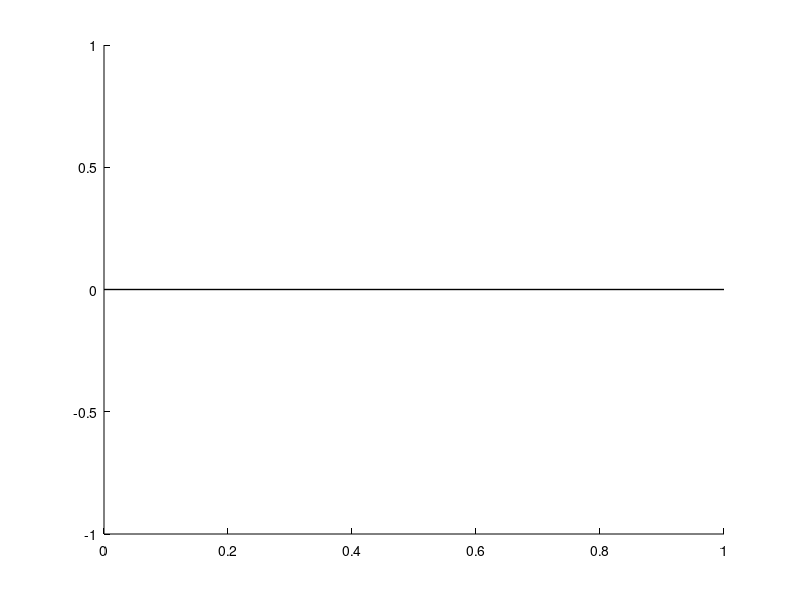

This figure's MATLAB source: (Note: this script raises an error after producing the figure.)
clc; clear;
close all;


%% Set default figure properties to light mode
close all;
set(0, 'DefaultFigureColor', 'w');     % Default figure background color (white)
set(0, 'DefaultAxesColor', 'w');   % Transparent axes background
set(0, 'DefaultAxesXColor', 'k');     % Default black X-axis
set(0, 'DefaultAxesYColor', 'k');     % Default black Y-axis
set(0, 'DefaultAxesGridColor', [0.15, 0.15, 0.15]); % Default grid line color
set(0, 'DefaultTextColor', 'k');      % Default text color (black)
set(0, 'DefaultFigurePosition',  [80, 50, 750, 450]);
fontsize_general = 20;
colors = ["#00a5cf", "#d1495b", "#3c1642", "#198754", "#1e5d8a", "#f6976d"];

%% ------------------ GEOMETRY --------------------------------

ishii_geometry = load("ishii_geometry.dat");
ishii_x = ishii_geometry(:, 1);
ishii_y = ishii_geometry(:, 2);

break_idx = round(length(ishii_geometry(:, 1)) /2);

ishii_upper = ishii_geometry(1:break_idx, :);
ishii_lower =  flip(ishii_geometry(break_idx: end, :), 1);
ishii_camber = [ishii_upper(:, 1) mean([ishii_lower(:, 2) ishii_upper(:, 2)], 2)];


ubd_geometry = load("UBD5494_Geometry.dat");
ubd_x = ubd_geometry(:, 1);
ubd_y = ubd_geometry(:, 2);

break_idx = round(length(ubd_geometry(:, 1)) /2);

ubd_upper = ubd_geometry(1:break_idx, :);
ubd_lower =  flip(ubd_geometry(break_idx: end, :), 1);
ubd_camber = [ubd_upper(:, 1) mean([ubd_lower(:, 2) ubd_upper(:, 2)], 2)];


%%
clc;
figure(1), clf;
hold on
xlim([0, 1])
plot(xlim, [0,0], 'LineWidth', 1, 'HandleVisibility', 'off', 'Color', 'k');

plot(ubd_x, ubd_y, 'Color', colors(2), 'LineStyle','-', 'LineWidth',2, 'DisplayName', 'UBD-5459');
plot(ishii_x, ishii_y, 'Color', colors(1), 'LineStyle','-', 'LineWidth',2, 'DisplayName', 'Ishii');


plot(ubd_camber(:, 1), ubd_camber(:, 2), 'LineStyle','--', 'LineWidth',1.5, 'Color',colors(2), 'DisplayName','Camber line UBD-5459')
plot(ishii_camber(:, 1), ishii_camber(:, 2), 'LineStyle','--', 'LineWidth',1.5, 'Color',colors(1), 'DisplayName','Camber line Ishii')

plot(ubd_x, ubd_y, 'Color', colors(2), 'LineStyle','-', 'LineWidth',2, HandleVisibility='off');
plot(ishii_x, ishii_y, 'Color', colors(1), 'LineStyle','-', 'LineWidth',2, 'HandleVisibility', 'off');


axis equal;
grid on;
legend('Location','southeast', 'Color', 'w', 'EdgeColor', [0.1, 0.1, 0.1], 'TextColor','k', 'Interpreter','latex')
set(gca, 'Color', 'white', 'Xcolor', 'k', 'YColor', 'k', 'FontSize', fontsize_general,'GridColor', [0.05, 0.05, 0.05], 'XMinorGrid', 'off', 'YMinorGrid', 'off');


xlabel('$x/c$', 'Interpreter','latex', 'FontSize', 22);
ylabel('$y/c$', 'Interpreter','latex', 'FontSize', 22);

%ylim([-0.25, 0.25])
set(gcf, 'Color', 'w')


%% ------------------------ ISHII vs UBD --------------------------
%% Data loading
data_ishii_free = load('ishii_data_free_transition.txt');
data_ubd = load('UBD5494_Data_Clean.txt');

figure (2), clf;
hold on
ylim([-0.5, 1.5]);
xlim([-2, 10]);
plot(xlim, [0,0], 'LineWidth', 1, 'HandleVisibility', 'off', 'Color', 'k');
plot([0, 0], ylim, 'k', 'LineWidth', 1, 'HandleVisibility', 'off');


plot(data_ishii_free(:,1), data_ishii_free(:,2), 'LineWidth', 2, ...
        'DisplayName', ["Ishii"], ...
        'Color', colors(1), 'Marker','o');

plot(data_ubd(:,1), data_ubd(:,2), 'LineWidth', 2, ...
        'DisplayName', ["UBD-5459"], ...
        'Color', colors(2), 'Marker','o');


legend('Location', 'southeast', 'Interpreter', 'latex');
set(gca, 'Color', 'white', 'FontSize', fontsize_general ,'Xcolor', 'k', 'YColor', 'k', ...
    'GridColor', [0.1, 0.1, 0.1], 'XMinorGrid', 'off', 'YMinorGrid', 'off');

xlabel('AoA [deg]', 'Interpreter', 'latex', 'FontSize', 22);
ylabel('$C_l$ [-]', 'Interpreter', 'latex', 'FontSize', 22);

grid on;
hold off
%%
figure (3), clf;
hold on;
xlim([0, 0.2]);
plot(xlim, [0,0], 'LineWidth', 1, 'HandleVisibility', 'off', 'Color', 'k');

plot(data_ishii_free(:,3), data_ishii_free(:,2), 'LineWidth', 2, ...
        'DisplayName', ["Ishii"], ...
        'Color', colors(1), 'Marker','o');

plot(data_ubd(:,3), data_ubd(:,2), 'LineWidth', 2, ...
        'DisplayName', ["UBD-5459"], ...
        'Color', colors(2), 'Marker','o');

legend('Location', 'southeast', 'Interpreter', 'latex', 'FontSize', 20);
set(gca, 'Color', 'white', 'FontSize', fontsize_general ,'Xcolor', 'k', 'YColor', 'k', ...
    'GridColor', [0.1, 0.1, 0.1], 'XMinorGrid', 'off', 'YMinorGrid', 'off');

xlabel('$C_d$ [-]', 'Interpreter', 'latex', 'FontSize', 22);
ylabel('$C_l$ [-]', 'Interpreter', 'latex', 'FontSize', 22);
grid on;
hold off


%% --------------------------Xtr comparison ----------------------
%% Data loading
data_ishii_free = load('ishii_data_free_transition.txt');
data_ishii_0_1 = load('ishii_data_0.1_transition.txt');
data_ishii_0_5 = load('ishii_data_0.5_transition.txt');

figure (4), clf;
hold on
ylim([-0.2, 1.2]);
yticks(-0.2:0.2:1.2)
xlim([-2, 10]);
plot(xlim, [0,0], 'LineWidth', 1, 'HandleVisibility', 'off', 'Color', 'k');
plot([0, 0], ylim, 'k', 'LineWidth', 1, 'HandleVisibility', 'off');


plot(data_ishii_free(:,1), data_ishii_free(:,2), 'LineWidth', 2, ...
        'DisplayName', ["No turbulator"], ...
        'Color', colors(1), 'Marker','o');
hold on
plot(data_ishii_0_1(:,1), data_ishii_0_1(:,2), 'LineWidth', 2, ...
        'DisplayName', ["$Xtr_{max}=0.1$"], ...
        'Color', colors(2), 'Marker','o');
plot(data_ishii_0_5(:,1), data_ishii_0_5(:,2), 'LineWidth', 2, ...
        'DisplayName', ["$Xtr_{max}=0.5$"], ...
        'Color', colors(3),'Marker','o');
legend('Location', 'southeast', 'Interpreter', 'latex');
set(gca, 'Color', 'white', 'FontSize', fontsize_general ,'Xcolor', 'k', 'YColor', 'k', ...
    'GridColor', [0.1, 0.1, 0.1], 'XMinorGrid', 'off', 'YMinorGrid', 'off');

xlabel('AoA [deg]', 'Interpreter', 'latex', 'FontSize', 22);
ylabel('$C_l$ [-]', 'Interpreter', 'latex', 'FontSize', 22);

grid on;
hold off


%%
figure (5), clf;
hold on

xlim([0, 0.16]);
plot(xlim, [0,0], 'LineWidth', 1, 'HandleVisibility', 'off', 'Color', 'k');

plot(data_ishii_free(:,3), data_ishii_free(:,2), 'LineWidth', 2, ...
        'DisplayName', ["No turbulator"], ...
        'Color', colors(1), 'Marker','o');
plot(data_ishii_0_1(:,3), data_ishii_0_1(:,2), 'LineWidth', 2, ...
        'DisplayName', ["$Xtr_{max}=0.1$"], ...
        'Color', colors(2), 'Marker','o');
plot(data_ishii_0_5(:,3), data_ishii_0_5(:,2), 'LineWidth', 2, ...
        'DisplayName', ["$Xtr_{max}=0.5$"], ...
        'Color', colors(3),'Marker','o');
legend('Location', 'southeast', 'Interpreter', 'latex', 'FontSize', 18);
xlabel('$C_d$ [-]', 'Interpreter', 'latex', 'FontSize', 22);
ylabel('$C_l$ [-]', 'Interpreter', 'latex', 'FontSize', 22);


set(gca, 'Color', 'white', 'FontSize', fontsize_general ,'Xcolor', 'k', 'YColor', 'k', ...
    'GridColor', [0.1, 0.1, 0.1], 'XMinorGrid', 'off', 'YMinorGrid', 'off');

grid on;
hold off

%% Finding 
alpha_lo_free = interp1(data_ishii_free(:,2), data_ishii_free(:,1), 0);
alpha_lo_0_1  = interp1(data_ishii_0_1(:,2), data_ishii_0_1(:,1), 0);
alpha_lo_0_5  = interp1(data_ishii_0_5(:,2), data_ishii_0_5(:,1), 0);
fprintf("Ishii free transition: %f\n", alpha_lo_free)
fprintf("Ishii 0.1 fixed trans: %f\n", alpha_lo_0_1 )
fprintf("Ishii 0.5 fixed trans: %f\n", alpha_lo_0_5 )




